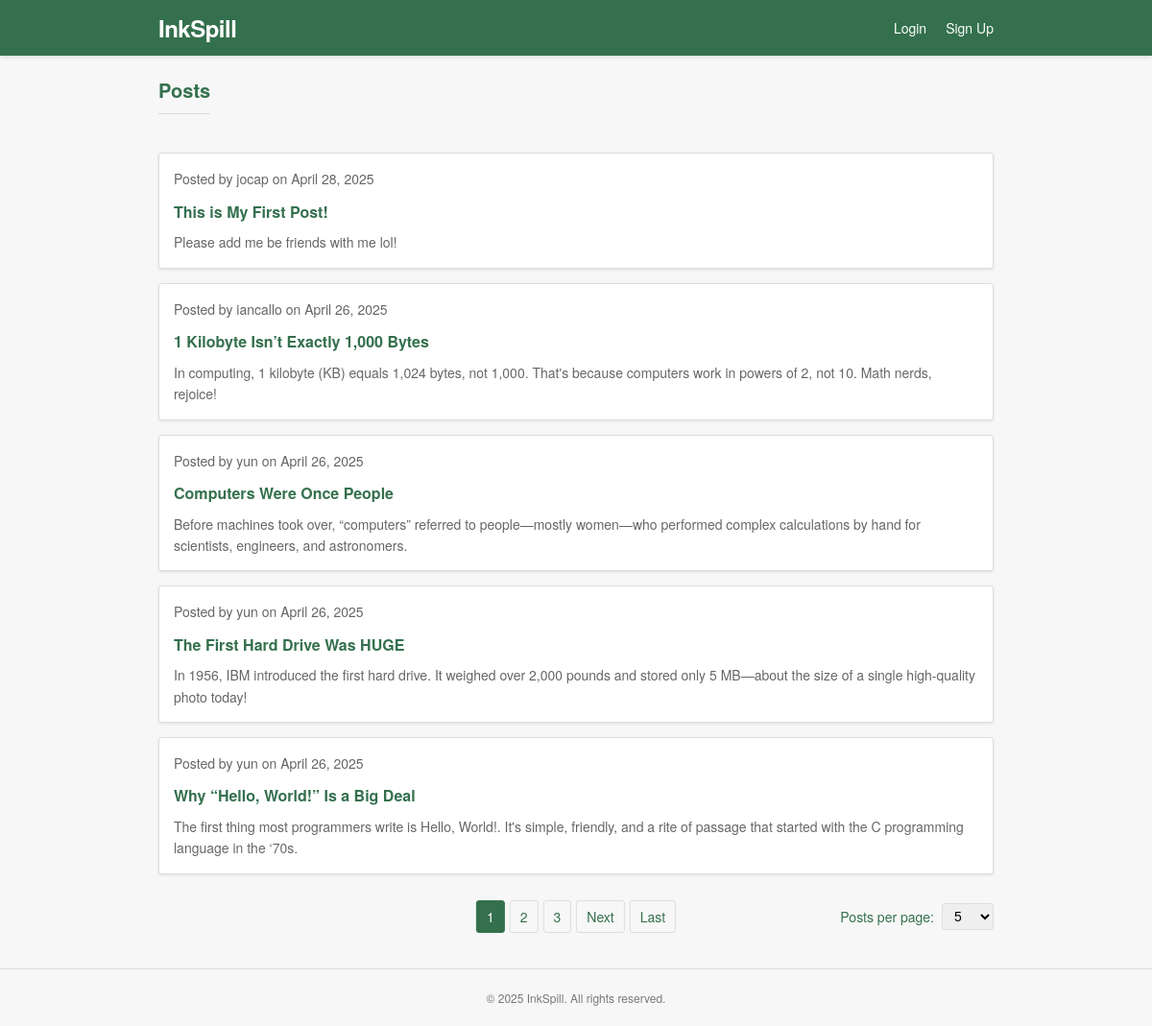
The page / on the database its author committed.
### posts/models.py (models this page shows, shortened)
class Post(models.Model):
    title = models.CharField(max_length=200)
    description = models.TextField()
    content = models.TextField()
    author = models.ForeignKey(User, on_delete=models.CASCADE, related_name='posts', null=True, blank=True)
    created_at = models.DateTimeField(null=True, blank=True)

### posts/views.py (the view)
# urls.py: path("", PostListView.as_view(), name="post_list"),
class PostListView(ListView):
    model = Post
    template_name = "posts/pages/index.html"
    context_object_name = 'posts'
    paginate_by = 5  # Default value
    def get_queryset(self):
        return Post.objects.all().order_by('-created_at')
    def get_paginate_by(self, queryset):
        per_page = self.request.GET.get('per_page', 5)
        try:
            per_page = int(per_page)
            if per_page not in [5, 10, 20, 50]:
                per_page = 5
        except (ValueError, TypeError):
            per_page = 5
        return per_page
    def get_context_data(self, **kwargs):
        context = super().get_context_data(**kwargs)
        context['per_page'] = self.get_paginate_by(None)
        context['per_page_options'] = [5, 10, 20, 50]
        return context

### posts/templates/posts/pages/index.html (shortened to what this page needs)
{% extends 'posts/layouts/base.html' %}
{% block content %}
<div class="page-header">
    <h1 class="page-title">Posts</h1>
</div>
<div class="post-list">
    {% for post in posts %}
        <div class="post-card">
            <div class="post-meta">
                <span>Posted by {{ post.author.username }} on {{ post.created_at|date:"F j, Y" }}</span>
            </div>
            <div class="post-title">
                <a href="{% url 'post_detail' post.pk %}">{{ post.title }}</a>
            </div>
            <div class="post-description">
                {{ post.content|truncatewords:50 }}
            </div>
        </div>
    {% empty %}
        <p>No posts yet.</p>
    {% endfor %}
</div>
{% include 'posts/components/pagination.html' %}
{% endblock %}

### posts/templates/posts/layouts/base.html (style rules this page uses)
* { margin: 0; padding: 0; box-sizing: border-box; }
body { font-family: 'Lucida Grande', 'Frutiger', 'Helvetica Neue', Arial, sans-serif; background-color: #f7f7f7; color: #333; line-height: 1.6; }
.page-title { color: #34704D; margin-bottom: 20px; font-size: 20px; font-weight: bold; padding-bottom: 8px; border-bottom: 1px solid #ddd; }

### posts/templates/posts/pages/index.html (style rules this page uses)
.post-list { display: flex; flex-direction: column; gap: 15px; }
.post-card { background-color: white; border: 1px solid #ddd; border-radius: 3px; padding: 15px; box-shadow: 0 1px 3px rgba(0, 0, 0, 0.1); transition: transform 0.2s ease; }
.post-title { margin-bottom: 8px; }
.post-title a { color: #34704D; text-decoration: none; font-size: 16px; font-weight: bold; }
.post-description { color: #666; font-size: 14px; }
.page-header { display: flex; justify-content: space-between; align-items: center; margin-bottom: 20px; }
.post-meta { color: #666; font-size: 14px; margin-bottom: 10px; display: flex; justify-content: space-between; align-items: center; }

### rows shown on the page
Post: author.username "jocap", created_at "April 28, 2025", title "This is My First Post!", content "Please add me be friends with me lol!"
Post: author.username "iancallo", created_at "April 26, 2025", title "1 Kilobyte Isn’t Exactly 1,000 Bytes", content "In computing, 1 kilobyte (KB) equals 1,024 bytes, not 1,000. That's because computers work in powers of 2, not 10. Math nerds, rejoice!"
Post: author.username "yun", created_at "April 26, 2025", title "Computers Were Once People", content "Before machines took over, “computers” referred to people—mostly women—who performed complex calculations by hand for scientists, engineers, and astronomers."
Post: author.username "yun", created_at "April 26, 2025", title "The First Hard Drive Was HUGE", content "In 1956, IBM introduced the first hard drive. It weighed over 2,000 pounds and stored only 5 MB—about the size of a single high-quality photo today!"
Post: author.username "yun", created_at "April 26, 2025", title "Why “Hello, World!” Is a Big Deal", content "The first thing most programmers write is Hello, World!. It's simple, friendly, and a rite of passage that started with the C programming language in the ‘70s."

### other values the page prints
{{ num }} "1"
{{ num }} "2" "3"
form field per_page "5"
